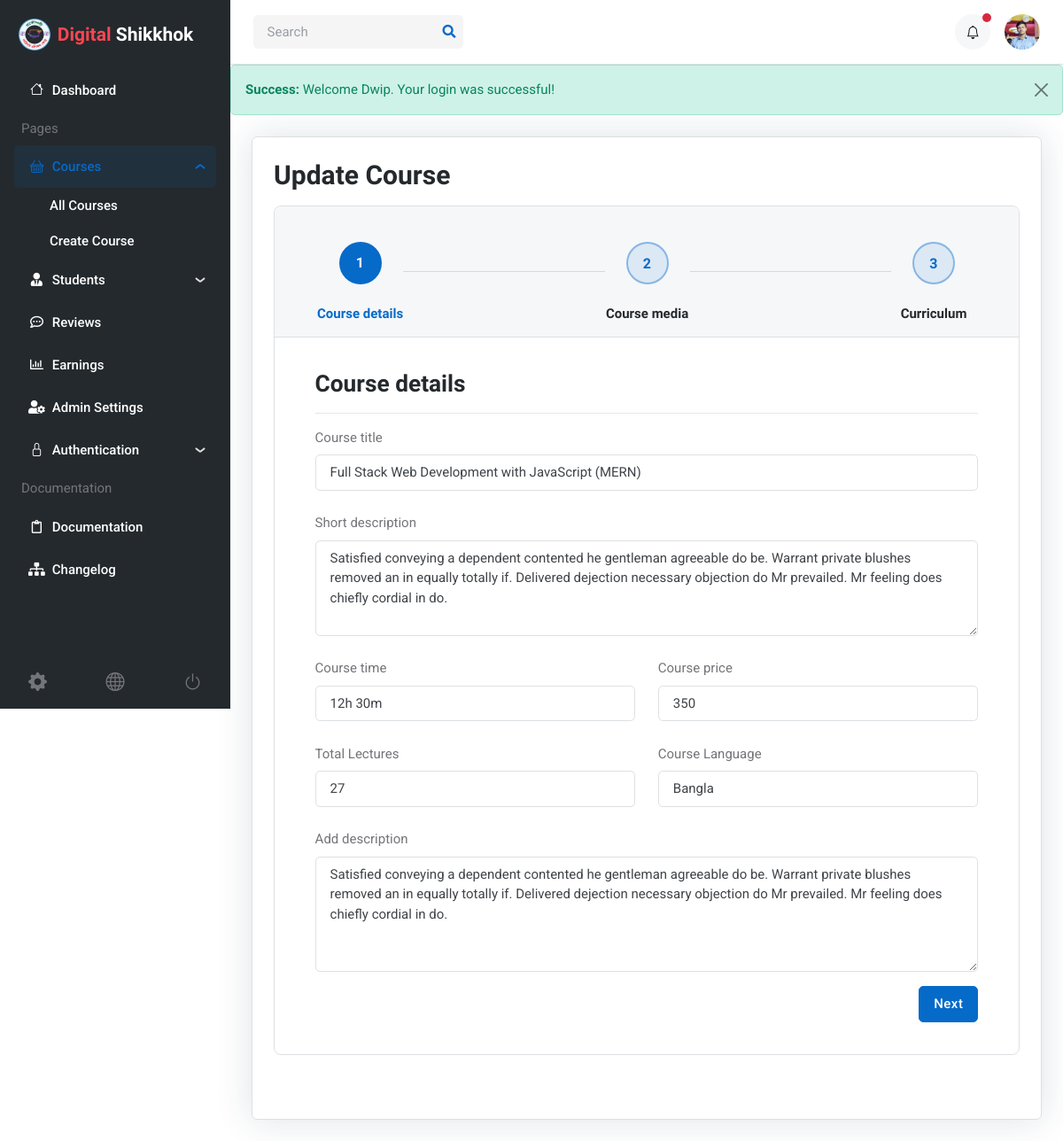
Page /admin/update_course.php?id=23 (signed in) on the committed database.
### tables this page shows
CREATE TABLE `users` (
  `id` int(255) NOT NULL,
  `role` enum('student','admin','instructor') NOT NULL DEFAULT 'student',
  `first_name` varchar(255) NOT NULL,
  `last_name` varchar(255) NOT NULL,
  `phone` varchar(255) NOT NULL,
  `email` varchar(255) NOT NULL,
  `password` varchar(255) NOT NULL,
  `avatar` varchar(255) NOT NULL,
  `created_at` datetime NOT NULL DEFAULT current_timestamp(),
  `updated_at` datetime NOT NULL DEFAULT current_timestamp()
);

CREATE TABLE `lectures` (
  `id` int(11) NOT NULL,
  `course_id` bigint(20) NOT NULL,
  `title` varchar(255) NOT NULL
);

### admin/update_course.php (the view, shortened to what the rows shown need)
<?php
include('../includes/db.php');
include('../includes/get_course_by_id.php');
$course = get_detailed_course($conn, $_GET['id']);
?>
<div class="page-content-wrapper border">
  <h1 class="h3 mb-3">Update Course</h1>
  <div class="card border rounded-3 mb-5">
    <div id="stepper" class="bs-stepper stepper-outline">
      <div class="card-body px-1 px-sm-4">
        <div class="bs-stepper-content">
          <form action="../includes/process_update_course.php" method="post" enctype="multipart/form-data">
            <div id="step-1" role="tabpanel" class="content fade" aria-labelledby="steppertrigger1">
              <div class="row g-4">
                <div class="col-12">
                  <label class="form-label">Course title</label>
                  <input name="title" class="form-control" type="text" placeholder="Enter course title" value="<?= $course['title'] ?>" require>
                </div>
                <div class="col-12">
                  <label class="form-label">Short description</label>
                  <textarea name="short_desc" class="form-control" rows="4" placeholder="Enter keywords" require><?= $course['short_desc'] ?></textarea>
                </div>
                <div class="col-md-6">
                  <label class="form-label">Course time</label>
                  <input name="duration" class="form-control" type="text" placeholder="Enter course time" value="<?= $course['duration'] ?>" require>
                </div>
                <div class="col-md-6">
                  <label class="form-label">Course price</label>
                  <input name="price" type="text" class="form-control" placeholder="Enter course price" value="<?= $course['price'] ?>" require>
                </div>
                <div class="col-md-6">
                  <label class="form-label">Total Lectures</label>
                  <input name="total_lectures" type="text" class="form-control" placeholder="Enter total lectures" value="<?= $course['total_lectures'] ?>" require>
                </div>
                <div class="col-md-6">
                  <label class="form-label">Course Language</label>
                  <input name="language" type="text" class="form-control" placeholder="Enter course language" value="<?= $course['language'] ?>" require>
                </div>
                <div class="col-md-12">
                  <label class="form-label">Add description</label>
                  <textarea name="description" class="form-control" rows="5" placeholder="Enter course description..." require><?= $course['description'] ?></textarea>
                </div>
              </div>
            </div>
          </form>
        </div>
      </div>
    </div>
  </div>
</div>
<?php
$content = ob_get_clean();
include('../layouts/admin.php');
?>

### layouts/admin.php (shortened to what the rows shown need)
<?php
include_once('../includes/db.php');
include_once('../includes/get_user_by_id.php');
$user_id = $_SESSION['user_id'];
$user = get_user($conn, $user_id);
?>
<!DOCTYPE html>
<html lang="en">
<head>
    <link rel="stylesheet" type="text/css" href="../assets/vendor/font-awesome/css/all.min.css">
    <link rel="stylesheet" type="text/css" href="../assets/vendor/bootstrap-icons/bootstrap-icons.css">
    <link rel="stylesheet" type="text/css" href="../assets/vendor/choices/css/choices.min.css">
    <link rel="stylesheet" type="text/css" href="../assets/vendor/glightbox/css/glightbox.css">
    <link rel="stylesheet" type="text/css" href="../assets/vendor/quill/css/quill.snow.css">
    <link rel="stylesheet" type="text/css" href="../assets/vendor/stepper/css/bs-stepper.min.css">
    <link rel="stylesheet" type="text/css" href="../assets/vendor/overlay-scrollbar/css/overlayscrollbars.min.css">
    <link rel="stylesheet" type="text/css" href="../assets/css/style.css">
</head>
<body>
    <main>
        <div class="page-content">
            <nav class="navbar top-bar navbar-light border-bottom py-0 py-xl-3">
                <div class="container-fluid p-0">
                    <div class="d-flex align-items-center w-100">
                        <div class="ms-xl-auto">
                            <ul class="navbar-nav flex-row align-items-center">
                                <li class="nav-item ms-2 ms-md-3 dropdown">
                                    <a class="avatar avatar-sm p-0" href="#" id="profileDropdown" role="button" data-bs-auto-close="outside" data-bs-display="static" data-bs-toggle="dropdown" aria-expanded="false">
                                        <img class="avatar-img rounded-circle" src="../uploads/img/users/<?= $user['avatar'] ?>" alt="avatar">
                                    </a>
                                </li>
                            </ul>
                        </div>
                    </div>
                </div>
            </nav>
            <div>
                <?php echo $content; ?>
            </div>
        </div>
    </main>
</body>
</html>

### rows in the picture
users: avatar (picture)
lectures: title "Full Stack Web Development with JavaScript (MERN)", short_desc "Satisfied conveying a dependent contented he gentleman agreeable do be. Warrant private blushes removed an in equally totally if. Delivered dejection necessary objection do Mr prevailed. Mr feeling does chiefly cordial in do.", duration "12h 30m", price "350", total_lectures "27", language "Bangla", description "Satisfied conveying a dependent contented he gentleman agreeable do be. Warrant private blushes removed an in equally totally if. Delivered dejection necessary objection do Mr prevailed. Mr feeling does chiefly cordial in do."

### other values in the picture
$message "Welcome Dwip. Your login was successful!"
